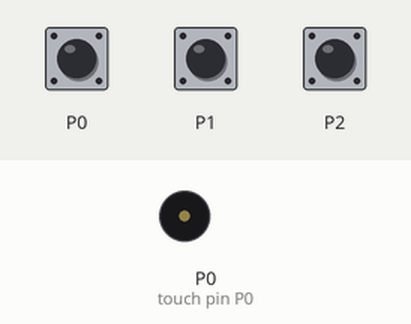
A program run on a simulated BBC micro:bit (MakeCode). On the bench: buzzer (waves = sounding). The inputs (shaded band) are chosen by the test bench.

Above: at 1.2 s.
1.3 s: touch pin P0 pressed for 0.15 s
At 1.57 s:
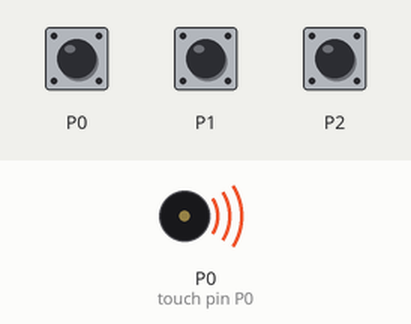
Timing chart, 0 to 4.3 s (numbered marks = the images above; inputs shaded):
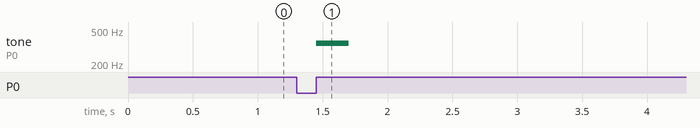

The program:

main.ts
```typescript
input.onPinPressed(TouchPin.P0, function () {
    music.playTone(349, music.beat(BeatFraction.Half))
})
input.onPinPressed(TouchPin.P2, function () {
    music.playTone(440, music.beat(BeatFraction.Half))
})
input.onPinPressed(TouchPin.P1, function () {
    music.playTone(392, music.beat(BeatFraction.Half))
})
```

test.ts
```typescript
// aquí va el archivo "tests"; esto no se compilará cuando este paquete se utilice como una extensión.
```

Measured:
- after the input at 1.3 s, tone on P0 (touch pin P0): silent → 349 Hz after 0.15 s, → silent 0.25 s later
